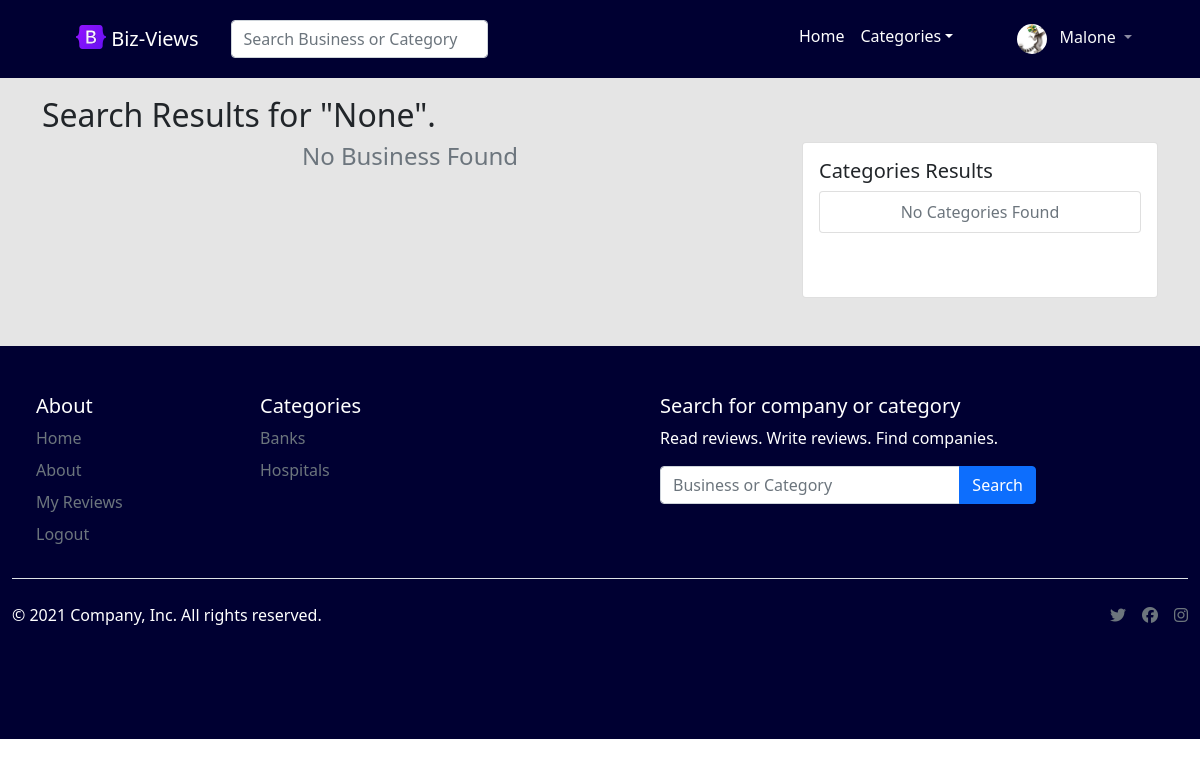
/search/ (signed in), run on the app's committed database.
### business/models.py (models this page shows, shortened)
class UserProfile(models.Model):
	user = models.OneToOneField(User, on_delete=models.CASCADE)
	image = models.ImageField('Profile Image', upload_to='Image/Settings/ProfileImages',
		max_length=500, default='Image/Settings/ProfileImages/dummy.png', storage=gd_storage)
	language = models.CharField('Langauge', default='English', max_length=50)

class Category(models.Model):
	name = models.CharField('Name', max_length=200)
	date_created = models.DateTimeField('Date Created', auto_now_add=True)

### reviews/views.py (the view, shortened to what this page needs)
# urls.py: path('search/', views.search, name='search'),
def search(request):
	word = request.GET.get('search', None)
	categories1 = None
	businesses = None
	categories = Category.objects.all()
	profile = get_profile(request.user)
	return render(request, 'reviews/search-results.html', {'search': word, 'categories': categories,
		'businesses': businesses, 'categories1': categories1, 'profile': profile})

### reviews/views.py (called while the page is built)
def get_profile(user):
	if user.is_authenticated:
		profile = UserProfile.objects.filter(user=user.id)
		if profile.count()>=1:
			return profile[0]
		else:
			return None
	else:
		return None

### business/templates/reviews/search-results.html (shortened to what this page needs)
{% extends "reviews/base.html" %}
{% load static %}
{% block content %}
<main class="main-index">
	<div class="b-example-divider"> </div>
	<div class="container pt-5 pb-5">
		<div class="row">
			<h2>Search Results for "{{search}}".</h2>
		</div>
		<div class="row">
			<div class="col-lg-8 col-md-12 col-sm-12">
			{% for business in businesses %}
				<div class="row card mb-4">
					<div class="col-12 card-body">
						<div class="row">
							<div class="col-sm-12 col-md-3 col-lg-2">
								<img src="{{business.image.url}}" class="img-thumbnail" alt="{{business.name}} Business Image">
							</div>
							<div class="col-sm-12 col-md-9 col-lg-10">
								<div class="row">
									<a class="text-decoration-none" href="{% url 'business-reviews' business.name|slugify business.id %}">{{business.name}} | {{business.website_name}}</a>
								</div>
								<div class="row d-flex pt-1">
									<div class="col d-flex">
									{% if business.rating > 4.5  %}
	                                    <i class="fas fa-star fa-lg text-success"></i>
	                                    <i class="fas fa-star fa-lg text-success"></i>
	                                    <i class="fas fa-star fa-lg text-success"></i>
	                                    <i class="fas fa-star fa-lg text-success"></i>
	                                    <i class="fas fa-star fa-lg text-success"></i>
	                            	{% elif business.rating > 3.5 %}
	                                    <i class="fas fa-star fa-lg text-success text-opacity-75"></i>
	                                    <i class="fas fa-star fa-lg text-success text-opacity-75"></i>
	                                    <i class="fas fa-star fa-lg text-success text-opacity-75"></i>
	                                    <i class="fas fa-star fa-lg text-success text-opacity-75"></i>
	                                    <i class="far fa-star fa-lg text-muted"></i>
	                            	{% elif business.rating > 2.5 %}
	                                    <i class="fas fa-star fa-lg text-success text-opacity-75"></i>
	                                    <i class="fas fa-star fa-lg text-success text-opacity-75"></i>
	                                    <i class="fas fa-star fa-lg text-success text-opacity-75"></i>
	                                    <i class="far fa-star fa-lg text-muted"></i>
	                                    <i class="far fa-star fa-lg text-muted"></i>
	                            	{% elif business.rating > 1.5 %}
	                                    <i class="fas fa-star fa-lg text-danger text-opacity-75"></i>
	                                    <i class="fas fa-star fa-lg text-danger text-opacity-75"></i>
	                                    <i class="far fa-star fa-lg text-muted"></i>
	                                    <i class="far fa-star fa-lg text-muted"></i>
	                                    <i class="far fa-star fa-lg text-muted"></i>
	                            	{% elif business.rating > 0.0 %}
	                                    <i class="fas fa-star fa-lg text-danger"></i>
	                                    <i class="far fa-star fa-lg text-muted"></i>
	                                    <i class="far fa-star fa-lg text-muted"></i>
	                                    <i class="far fa-star fa-lg text-muted"></i>
	                                    <i class="far fa-star fa-lg text-muted"></i>
	                            	{% else %}
	                                    <i class="far fa-star fa-lg text-muted"></i>
	                                    <i class="far fa-star fa-lg text-muted"></i>
	                                    <i class="far fa-star fa-lg text-muted"></i>
	                                    <i class="far fa-star fa-lg text-muted"></i>
	                                    <i class="far fa-star fa-lg text-muted"></i>
	                            	{% endif %}
	                            		<p class="text-muted ps-2"> {{business.rating}} Average Score | {{business.reviews_count}} Reviews | <a href="{% url 'review-business' business.name|slugify business.id %}">write a Review</a></p>
	                                </div>
								</div>
							</div>
						</div>
					</div>
				</div>
			{% empty %}
				<div class="row text-center">
					<h4 class="text-muted"> No Business Found</h4>
				</div>
			{% endfor %}
			</div>
			<div class="col-lg-4 col-md-12 col-sm-12">
				<div class="card">
					<div class="card-body">
						<div class="row">
							<div class="col-12">
								<h5>Categories Results</h5>
							</div>
							<div class="col-12">
								<ul class="list-group">
								{% for cat in categories1 %}
									<li class="list-group-item">
										<a href="{% url 'category-reviews' cat.name|slugify cat.id %}" class="text-decoration-none text-reset">{{cat.name}}</a>
									</li>
								{% empty %}
									<li class="list-group-item text-center text-muted">
										No Categories Found
									</li>
								{% endfor %}
								</ul>
							</div>
						</div>
						<div class="b-example-divider"> </div>
					</div>
				</div>
			</div>
		</div>
	</div>
</main>
{% endblock %}

### business/templates/reviews/base.html (shortened to what this page needs)
<!doctype html>
<html lang="en">
    <head>
        {% load static %}
        <link href="https://cdn.jsdelivr.net/npm/bootstrap@5.1.3/dist/css/bootstrap.min.css" rel="stylesheet">
        <link href="{% static 'main/css/style.css' %}" rel="stylesheet">
    </head>
    <body>
        <nav class="navbar navbar-expand-md fixed-top navbar-dark mb-5" style="background-color: #000032">
            <div class="container-fluid">
                <a class="navbar-brand ms-5 p-3" href="{% url 'index' %}">
                <img src="{% static 'main/images/bootstrap-logo.svg' %}" alt="" width="30" height="24" class="d-inline-block align-text-top">
                Biz-Views
                </a>
                <div class="collapse navbar-collapse justify-content-start" id="navbarCollapse">
                    <form class="d-flex" method="get" action="{% url 'search' %}">
                        <input class="form-control" type="search" name="search" placeholder="Search Business or Category" aria-label="Search">
                    </form>
                </div>
                <div class="collapse navbar-collapse justify-content-end" id="navbarCollapse">
                    <ul class="navbar-nav me-5">
                        <li class="nav-item">
                            <a class="nav-link active" aria-current="page" href="{% url 'index' %}">Home</a>
                        </li>
                        <li class="nav-item dropdown me-5">
                            <a class="nav-link active dropdown-toggle" href="#" id="navbarDropdown2" role="button" data-bs-toggle="dropdown" aria-expanded="false">Categories</a>
                        </li>
                    {% if user.is_authenticated %}
                        <li class="nav-item dropdown">
                            <a class="nav-link dropdown-toggle link-light" href="#" id="navbarDropdown" role="button" data-bs-toggle="dropdown" aria-expanded="false">
                            {% if profile != None %}
                                <img src="{{profile.image.url}}" alt="" width="30" height="30" class="rounded-circle d-inline-block">
                            {% else %}
                                <img src="{% static 'main/images/profiles/avatar-2.jpg' %}" alt="" width="30" height="30" class="rounded-circle d-inline-block">
                            {% endif %}
                            <span class="ms-2 text-light">{{user.first_name}}</span>
                            </a>
                        </li>
                    {% else %}
                        <li class="nav-item">
                            <a class="btn btn-outline-success" href="{% url 'login' %}" >Login/Sign-Up</a>
                        </li>
                    {% endif %}
                    </ul>
                </div>
            </div>
        </nav>
        {% block content %}
        {% endblock %}
        <div class="container-fluid" style="background-color: #000032">
            <footer class="py-5">
                <div class="row">
                    <div class="col-lg-2 col-md-4 col-sm-6 ms-4">
                        <h5 class="footer-head">About</h5>
                        <ul class="nav flex-column">
                            <li class="nav-item mb-2">
                                <a href="{% url 'index' %}" class="nav-link p-0 text-muted">Home</a>
                            </li>
                            <li class="nav-item mb-2">
                                <a href="{% url 'about-us' %}" class="nav-link p-0 text-muted">About</a>
                            </li>
                            <li class="nav-item mb-2">
                                <a href="{% url 'my-reviews' %}" class="nav-link p-0 text-muted">My Reviews</a>
                            </li>
                            {% if user.is_authenticated %}
                            <li class="nav-item mb-2">
                                <a href="{% url 'logout' %}" class="nav-link p-0 text-muted">Logout</a>
                            </li>
                            {% else %}
                            <li class="nav-item mb-2">
                                <a href="{% url 'login' %}" class="nav-link p-0 text-muted">Login/Sign-up</a>
                            </li>
                            {% endif %}
                        </ul>
                    </div>
                    <div class="col-lg-4 col-md-4 col-sm-6 ms-4">
                        <h5 class="footer-head">Categories</h5>
                        <ul class="nav flex-column">
                        {% for category in categories %}
                            <li class="nav-item mb-2">
                                <a href="{% url 'category-reviews' category.name|slugify category.id %}" class="nav-link p-0 text-muted">{{category.name}}</a>
                            </li>
                        {% endfor %}
                        </ul>
                    </div>
                    <div class="col-lg-4 col-md-6 col-sm-12">
                        <form method="get" action="{% url 'search' %}">
                            <h5 class="footer-head">Search for company or category</h5>
                            <p class="footer-p">Read reviews. Write reviews. Find companies.</p>
                            <div class="input-group">
                                <input type="search" class="form-control" name="search" placeholder="Business or Category">
                                <button type="submit" class="btn btn-primary">Search</button>
                            </div>
                        </form>
                    </div>
                </div>
                <div class="d-flex justify-content-between py-4 my-4 border-top">
                    <p class="footer-p">&copy; 2021 Company, Inc. All rights reserved.</p>
                    <ul class="list-unstyled d-flex">
                        <li class="ms-3"><a class="text-muted" href="#">
                            <i class="fab fa-twitter" width="24" height="24"></i>
                        </a></li>
                        <li class="ms-3"><a class="text-muted" href="#">
                            <i class="fab fa-facebook"></i>
                        </a></li>
                        <li class="ms-3"><a class="text-muted" href="#">
                            <i class="fab fa-instagram"></i>
                        </a></li>
                    </ul>
                </div>
          </footer>
        </div>
    </body>
</html>

### business/static/main/css/style.css (style rules this page uses)
.footer-head { color: #fff; }
.footer-p { color: #fff; }
.b-example-divider { height: 3rem; background-color: transparent; }
.main-index { background-color: rgba(0, 0, 0, .1); }

### data on the page
UserProfile: image (picture)
Category: name "Banks"
Category: name "Hospitals"

### other printed values
{{ user.first_name }} "Malone"
{{ search }} "None"
